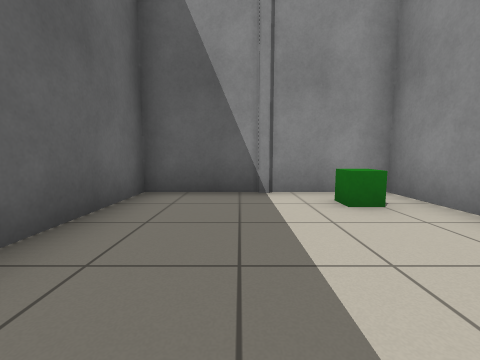
view 1 (above)

24 first-person views from a walk through a world built for the Player/Stage simulator. The camera is 0.72 m above the floor, tilts 6° down and sees 90° across. Floor lines are 1 m apart. The floor is counted in squares, 1 m on a side. Each view is taken from the middle of a square. On the plan, view 1 faces up. The plan holds only what a view shows up to about 9 squares ahead; the rest is blank. Robots are left out.

view 2
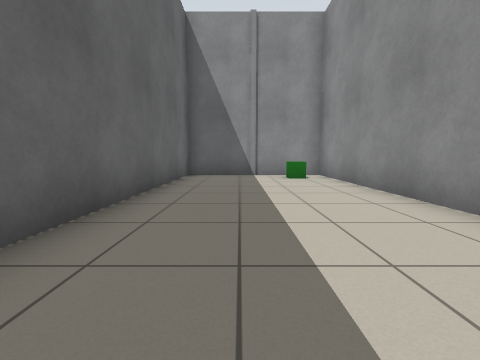

view 3
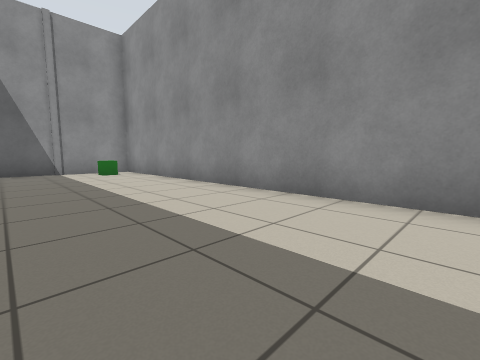

view 4
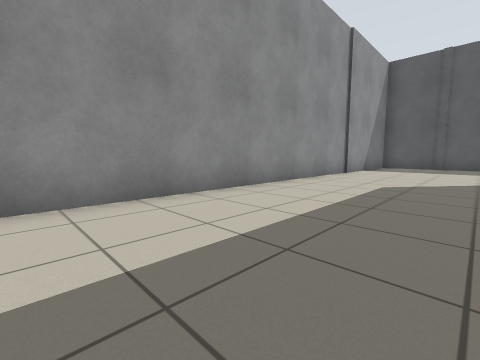

view 5
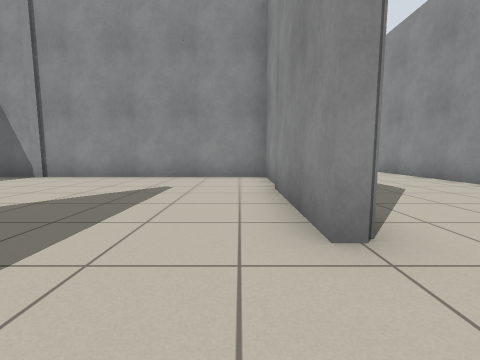

view 6
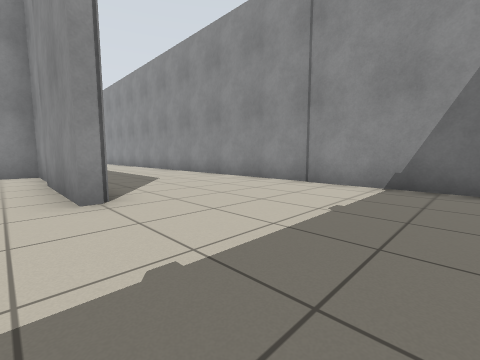

view 7
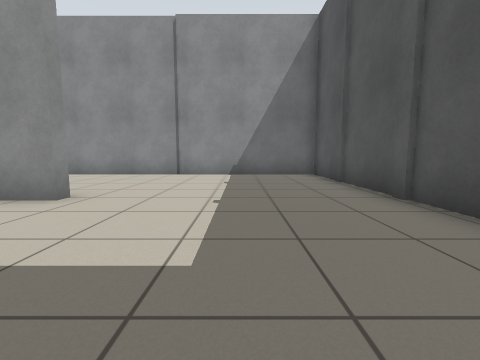

view 8
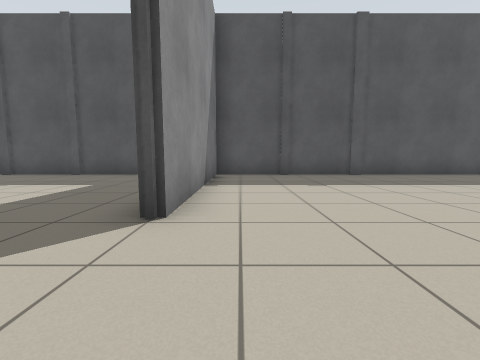

view 9
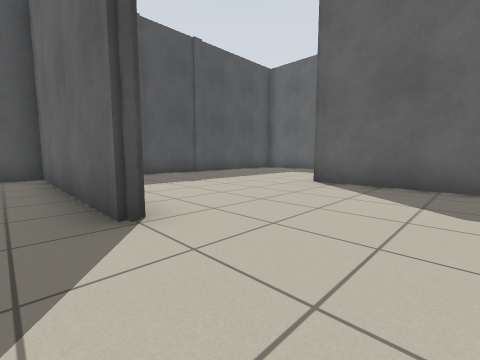

view 10
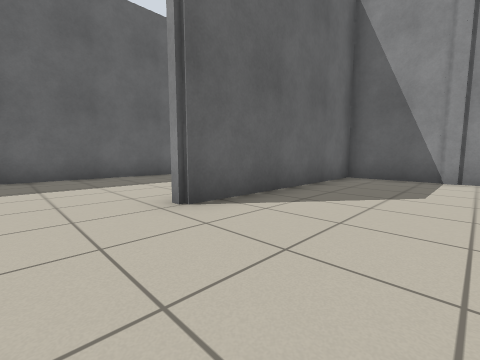

view 11
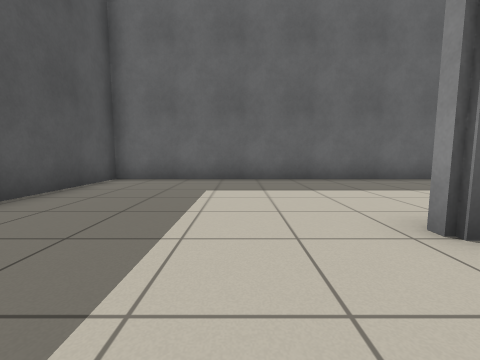

view 12
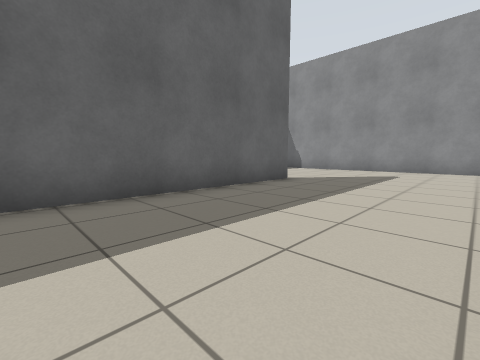

view 13
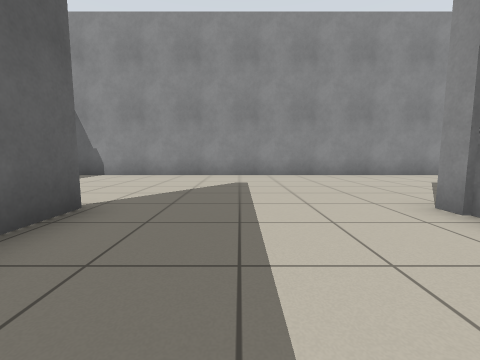

view 14
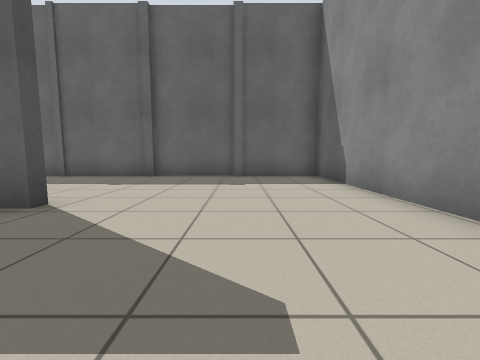

view 15
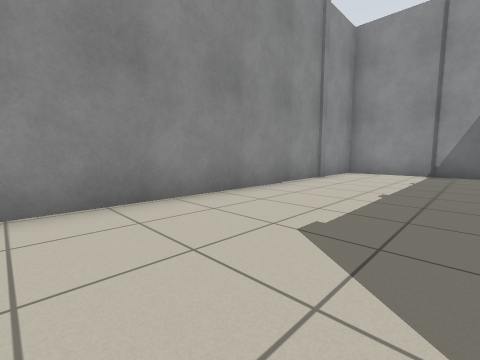

view 16
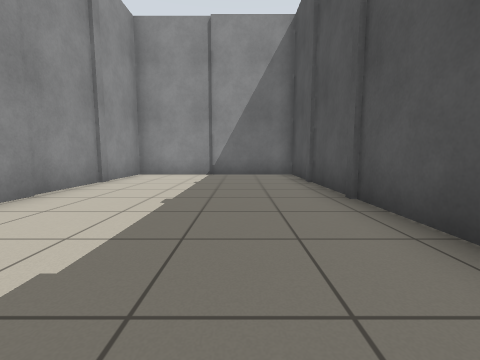

view 17
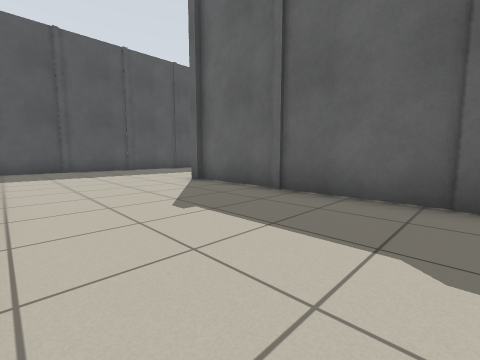

view 18
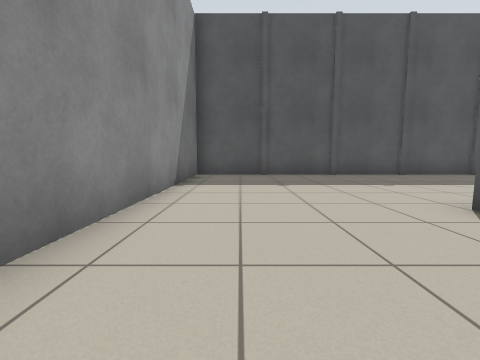

view 19
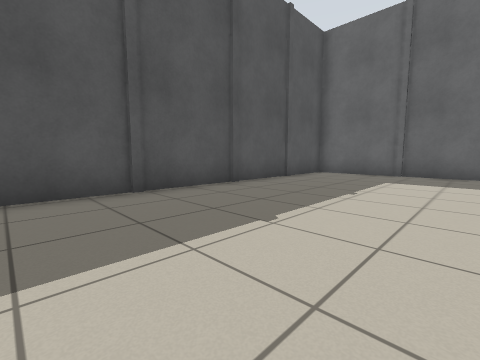

view 20
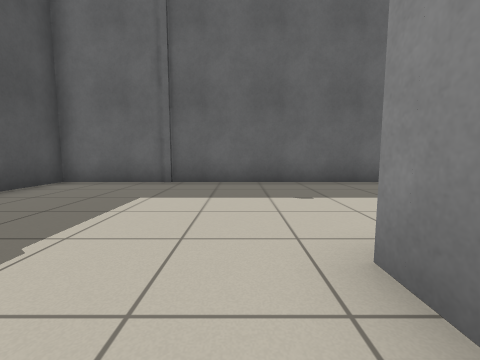

view 21
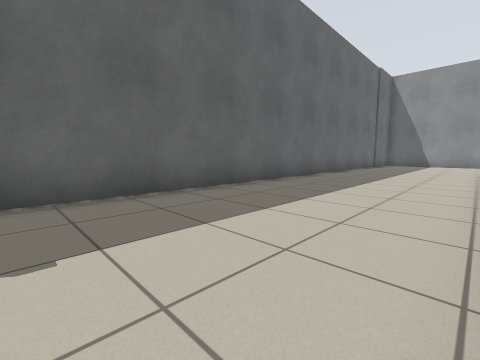

view 22
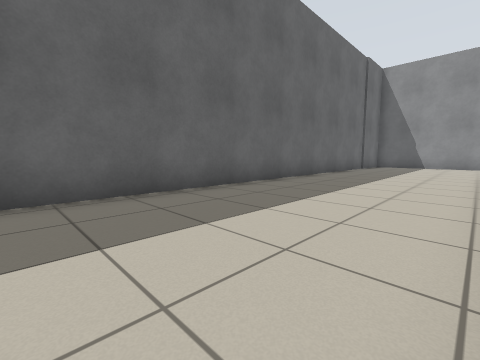

view 23
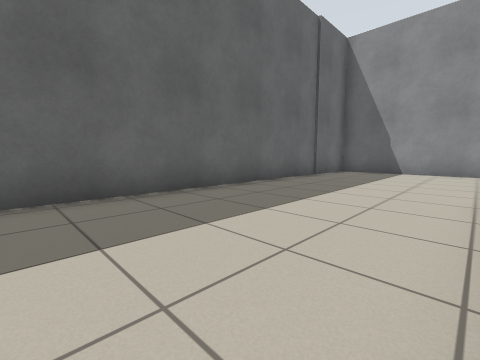

view 24
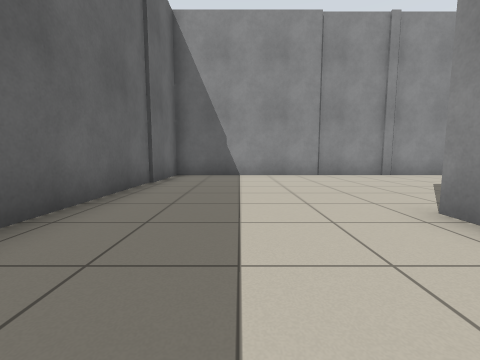

### Floor plan
Points are (right, up) in squares from view 1. A wall is a line through its corners. A room is listed if a view was taken in it or the views show most of it. See-through windows are left out.
Room 1 (views 1, 2, 3, 4, 5, 6, 7, 8, 9, 10, 11, 12, 13, 14, 15, 16, 17, 18, 19, 20, 21, 22, 23, 24)
walls: (-17.1, -6.8) (-17.1, -18.7) (-7.2, -18.7) (-7.2, -12.7) (-6.9, -12.7) (-6.9, -18.7) (-5.9, -18.7); (-12.3, -7.4) (-12.3, -6.8); (-9.2, -6.9) (-2.2, -6.9) (-2.2, -1.4) (-22.2, -1.4) (-22.2, -13.1); (-26.8, -13.1) (-27.6, -13.1); (-27.5, -1.6) (-27.5, -1); (-22.6, 4.6) (-32.3, 4.6) (-32.3, -18.7) (-17.5, -18.7) (-17.5, -11.5); (-1.8, -13.1) (-2.2, -13.1) (-2.2, -7.2) (-11.9, -7.2) (-11.9, -13.2); (-4.4, -18.7) (2.9, -18.7) (2.9, 4.6) (-1.8, 4.6) (-1.8, -2.2)
objects: green box (2, 4)

Positions as (right, up) in squares from view 1, and headings:
1: (0, 0), facing up
2: (0, -4), facing up
3: (-1, -6), facing up-right
4: (-1, -4), facing down-right
5: (-3, -15), facing up
6: (-3, -17), facing up-right
7: (-6, -16), facing right
8: (-8, -10), facing down
9: (-6, -10), facing down-left
10: (-9, -15), facing up-left
11: (-10, -15), facing left
12: (-13, -13), facing up-left
13: (-15, -10), facing up
14: (-14, -4), facing left
15: (-12, -5), facing up-right
16: (-11, -5), facing right
17: (-18, -7), facing down-left
18: (-19, -10), facing down
19: (-23, -14), facing down-left
20: (-26, -14), facing left
21: (-28, -13), facing up-left
22: (-28, -11), facing up-left
23: (-28, -6), facing up-left
24: (-30, -4), facing up
